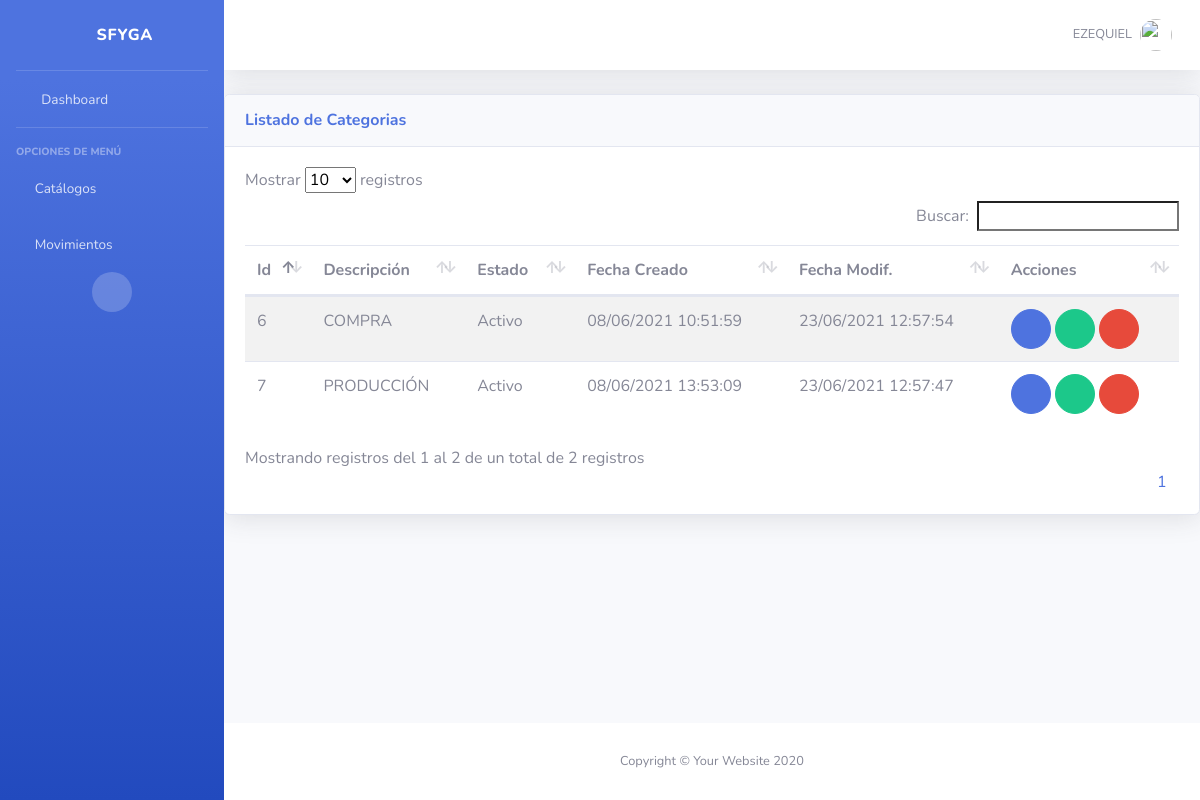
The page /inv/categorias/ (signed in) on the database as committed earlier.
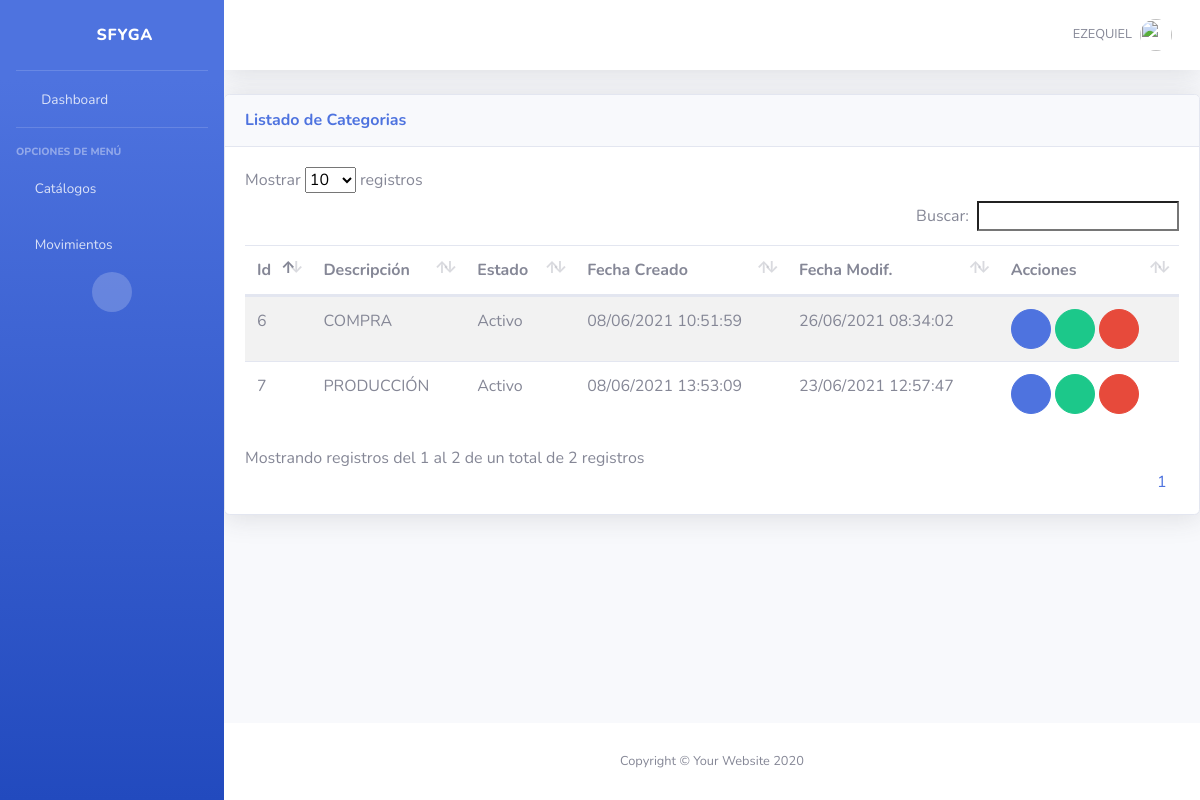
The same page on the database as committed later.
### inv/models.py (models this page shows, shortened)
class Categoria(ClaseModelo):
    descripcion = models.CharField(max_length=100, help_text='Descripción de la Categoría', unique=True)
    class Meta:
        verbose_name_plural = 'Categorias'

### inv/views.py (the view)
# urls.py: path('categorias/', CategoriaView.as_view(), name='categoria_list'),
class CategoriaView(SinPrivilegios, generic.ListView):
    permission_required='inv.view_categoria'
    model = Categoria
    template_name = "inv/categoria_list.html"
    context_object_name = "obj"

### inv/templates/inv/categoria_list.html (shortened to what this page needs)
{% extends 'base/base.html' %}
{% block page_content %}
<div class="card shadow mb-4">
    <div
        class="card-header py-3 d-flex flex-row align-items-center justify-content-between">
        <h6 class="m-0 font-weight-bold text-primary">Listado de Categorias</h6>
        <div class="dropdown no-arrow">
            <a class="dropdown-toggle" href="#" role="button" id="dropdownMenuLink"
                data-toggle="dropdown" aria-haspopup="true" aria-expanded="false">
                <i class="fas fa-ellipsis-v fa-sm fa-fw text-gray-400"></i>
            </a>
        </div>
    </div>
    <div class="card-body">
        {% if not obj %}
            <div class="alert alert-info">No Hay Categorias</div>
        {% else %}
            <table class= "table table-striped table-hover">
                <thead>
                    <th>Id</th>
                    <th>Descripción</th>
                    <th>Estado</th>
                    <th>Fecha Creado</th>
                    <th>Fecha Modif.</th>
                    <th class="all">Acciones</th>
                </thead>
                <tbody>
                    {% for item in obj %}
                    <tr>
                        <td>{{ item.id }}</td>
                        <td>{{ item.descripcion }}</td>
                        <td>{{ item.estado| yesno:"Activo,Inactivo" }}</td>
                        <td>{{ item.fc | date:"d/m/Y H:i:s" }}</td>
                        <td>{{ item.fm | date:"d/m/Y H:i:s" }}</td>
                        <td>
                            <a href="{% url 'inv:categoria_edit' item.id %}" class="btn btn-primary btn-circle" role="button"><i class="fas fa-edit"></i></a>
                            {% if item.estado == True %}
                                <a href="{% url 'inv:categoria_inactivar' item.id %}" class="btn btn-success btn-circle" role="button"><i class="fas fa-check"></i></a>
                            {% else %}
                                <a href="{% url 'inv:categoria_inactivar' item.id %}" class="btn btn-warning btn-circle" role="button"><i class="fas fa-check"></i></a>
                            {% endif %}
                                <a href="{% url 'inv:categoria_del' item.id %}" class="btn btn-danger btn-circle" role="button"><i class="fas fa-trash-alt"></i></a>
                        </td>
                    </tr>
                    {% endfor %}
                </tbody>
            </table>
        {% endif %}
    </div>
</div>
{% endblock page_content %}

Rows that differ between the two databases and show on the page:
changed Categoria "COMPRA": fm "23/06/2021 12:57:54" → "26/06/2021 08:34:02"
